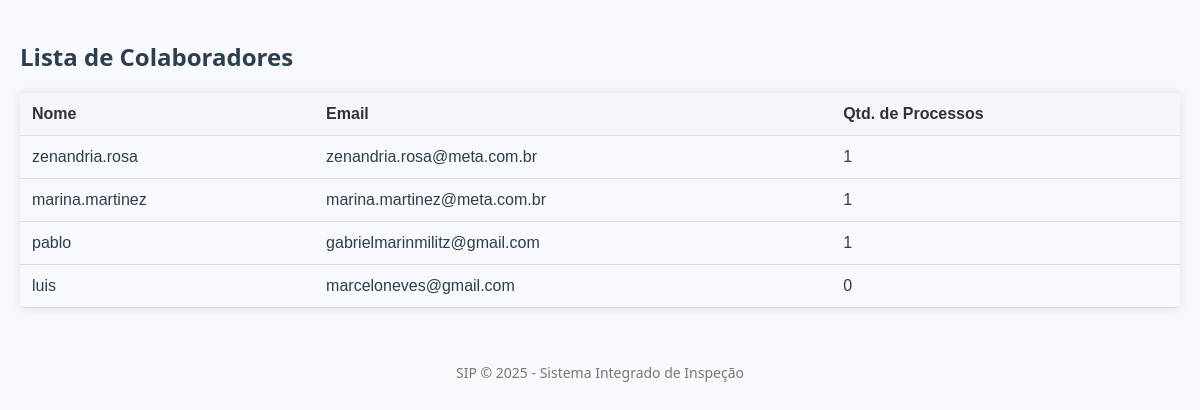
Screenshot of /colaboradores with the database file from the repository.
### app/models.py (models this page shows)
class Colaborador(db.Model):
    id = db.Column(db.Integer, primary_key=True)
    nome = db.Column(db.String(100), nullable=False)
    email = db.Column(db.String(120), nullable=False, unique=True)
    processos = db.relationship('Processo', backref='colaborador', lazy=True)

### app/routes.py (the view)
@app.route('/colaboradores')
def listar_colaboradores():
    colaboradores = Colaborador.query.all()
    dados_colaboradores = []
    for colaborador in colaboradores:
        total_processos = Processo.query.filter_by(colaborador_id=colaborador.id).count()
        dados_colaboradores.append({
            'id': colaborador.id,
            'nome': colaborador.nome,
            'email': colaborador.email,
            'total_processos': total_processos
        })
    return render_template('colaboradores.html', colaboradores=dados_colaboradores)

### app/templates/colaboradores.html
{% extends 'base.html' %}
{% block content %}
<link rel="stylesheet" href="{{ url_for('static', filename='css/colaboradores_estilo.css') }}">
<h2>Lista de Colaboradores</h2>
<table>
    <tr>
        <th>Nome</th>
        <th>Email</th>
        <th>Qtd. de Processos</th>
    </tr>
    {% for c in colaboradores %}
    <tr>
        <td>{{ c.nome }}</td>
        <td>{{ c.email }}</td>
        <td>{{ c.total_processos }}</td>
    </tr>
    {% endfor %}
</table>
{% endblock %}

### app/static/css/base_estilo.css (style rules this page uses)
* { margin: 0; padding: 0; box-sizing: border-box; }
body { font-family: 'Segoe UI', Tahoma, Geneva, Verdana, sans-serif; background-color: #f8f9fc; color: #2c3e50; }

### app/static/css/colaboradores_estilo.css (style rules this page uses)
h2 { color: #2c3e50; margin-top: 30px; }
table { width: 100%; border-collapse: collapse; font-family: sans-serif; margin-top: 20px; box-shadow: 0 0 10px rgba(0, 0, 0, 0.1); }
th, td { padding: 12px; text-align: left; border-bottom: 1px solid #ddd; }
th { background-color: #f4f6f9; color: #333; }

### rows the page displays
Colaborador: nome "zenandria.rosa", email "zenandria.rosa@meta.com.br", total_processos "1"
Colaborador: nome "marina.martinez", email "marina.martinez@meta.com.br", total_processos "1"
Colaborador: nome "pablo", email "gabrielmarinmilitz@gmail.com", total_processos "1"
Colaborador: nome "luis", email "marceloneves@gmail.com", total_processos "0"

### other values shown
{{ current_year or '2025' }} "2025"
